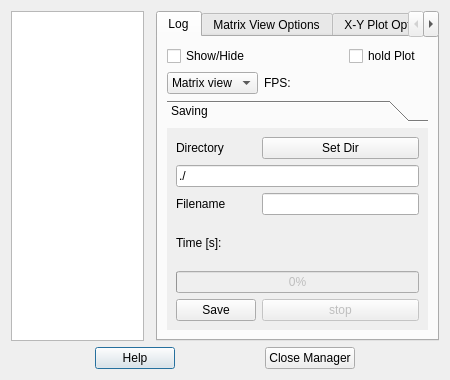
<?xml version="1.0" encoding="UTF-8"?>
<ui version="4.0">
 <class>QRL_LogsManager</class>
 <widget class="QDialog" name="QRL_LogsManager">
  <property name="geometry">
   <rect>
    <x>0</x>
    <y>0</y>
    <width>450</width>
    <height>380</height>
   </rect>
  </property>
  <property name="sizePolicy">
   <sizepolicy hsizetype="Preferred" vsizetype="Preferred">
    <horstretch>0</horstretch>
    <verstretch>0</verstretch>
   </sizepolicy>
  </property>
  <property name="minimumSize">
   <size>
    <width>450</width>
    <height>380</height>
   </size>
  </property>
  <property name="maximumSize">
   <size>
    <width>450</width>
    <height>380</height>
   </size>
  </property>
  <property name="windowTitle">
   <string>Logs Manager</string>
  </property>
  <property name="windowIcon">
   <iconset resource="qrtailab.qrc">
    <normaloff>:/icons/log_icon.xpm</normaloff>:/icons/log_icon.xpm</iconset>
  </property>
  <layout class="QGridLayout" name="gridLayout_2">
   <item row="1" column="0" colspan="3">
    <layout class="QHBoxLayout">
     <item>
      <spacer>
       <property name="orientation">
        <enum>Qt::Horizontal</enum>
       </property>
       <property name="sizeHint" stdset="0">
        <size>
         <width>40</width>
         <height>20</height>
        </size>
       </property>
      </spacer>
     </item>
     <item>
      <widget class="QPushButton" name="helpButton">
       <property name="text">
        <string>Help</string>
       </property>
      </widget>
     </item>
     <item>
      <spacer>
       <property name="orientation">
        <enum>Qt::Horizontal</enum>
       </property>
       <property name="sizeHint" stdset="0">
        <size>
         <width>16</width>
         <height>20</height>
        </size>
       </property>
      </spacer>
     </item>
     <item>
      <widget class="QPushButton" name="closeButton">
       <property name="text">
        <string>Close Manager</string>
       </property>
      </widget>
     </item>
     <item>
      <spacer>
       <property name="orientation">
        <enum>Qt::Horizontal</enum>
       </property>
       <property name="sizeHint" stdset="0">
        <size>
         <width>16</width>
         <height>20</height>
        </size>
       </property>
      </spacer>
     </item>
    </layout>
   </item>
   <item row="0" column="0">
    <widget class="QListWidget" name="logListWidget">
     <property name="sizePolicy">
      <sizepolicy hsizetype="Preferred" vsizetype="Preferred">
       <horstretch>0</horstretch>
       <verstretch>0</verstretch>
      </sizepolicy>
     </property>
     <property name="maximumSize">
      <size>
       <width>16777215</width>
       <height>16777215</height>
      </size>
     </property>
     <property name="baseSize">
      <size>
       <width>100</width>
       <height>0</height>
      </size>
     </property>
    </widget>
   </item>
   <item row="0" column="2">
    <widget class="QTabWidget" name="tabWidget">
     <property name="currentIndex">
      <number>0</number>
     </property>
     <widget class="QWidget" name="Log">
      <attribute name="title">
       <string>Log</string>
      </attribute>
      <layout class="QGridLayout" name="gridLayout">
       <item row="0" column="0">
        <widget class="QCheckBox" name="showCheckBox">
         <property name="text">
          <string>Show/Hide</string>
         </property>
        </widget>
       </item>
       <item row="0" column="2">
        <widget class="QCheckBox" name="holdCheckBox">
         <property name="toolTip">
          <string>stop plotting will reduce cpu load. Saving is still possible!</string>
         </property>
         <property name="text">
          <string>hold Plot</string>
         </property>
        </widget>
       </item>
       <item row="5" column="0" colspan="3">
        <widget class="QToolBox" name="toolBox">
         <property name="currentIndex">
          <number>0</number>
         </property>
         <widget class="QWidget" name="page_2">
          <property name="geometry">
           <rect>
            <x>0</x>
            <y>0</y>
            <width>286</width>
            <height>199</height>
           </rect>
          </property>
          <attribute name="label">
           <string>Saving</string>
          </attribute>
          <layout class="QGridLayout" name="gridLayout_3">
           <item row="1" column="0">
            <widget class="QLabel" name="label_3">
             <property name="text">
              <string>Directory</string>
             </property>
            </widget>
           </item>
           <item row="1" column="1">
            <widget class="QPushButton" name="dirPushButton">
             <property name="toolTip">
              <string>set directory for saving</string>
             </property>
             <property name="text">
              <string>Set Dir</string>
             </property>
            </widget>
           </item>
           <item row="2" column="0" colspan="2">
            <widget class="QLineEdit" name="dirLineEdit">
             <property name="toolTip">
              <string>Directory in which the file will be saved</string>
             </property>
             <property name="text">
              <string>./</string>
             </property>
            </widget>
           </item>
           <item row="3" column="0">
            <widget class="QLabel" name="label_2">
             <property name="text">
              <string>Filename</string>
             </property>
            </widget>
           </item>
           <item row="3" column="1">
            <widget class="QLineEdit" name="fileLineEdit">
             <property name="toolTip">
              <string>Filename</string>
             </property>
            </widget>
           </item>
           <item row="4" column="0">
            <widget class="QLabel" name="label">
             <property name="text">
              <string>Time [s]:</string>
             </property>
            </widget>
           </item>
           <item row="4" column="1">
            <widget class="QwtCounter" name="timeCounter">
             <property name="toolTip">
              <string>Time duration of the next saving</string>
             </property>
             <property name="numButtons">
              <number>0</number>
             </property>
             <property name="minValue">
              <double>0.000000000000000</double>
             </property>
             <property name="maxValue">
              <double>1000000.000000000000000</double>
             </property>
             <property name="value">
              <double>1.000000000000000</double>
             </property>
            </widget>
           </item>
           <item row="5" column="0" colspan="2">
            <widget class="QProgressBar" name="saveProgressBar">
             <property name="enabled">
              <bool>false</bool>
             </property>
             <property name="value">
              <number>0</number>
             </property>
             <property name="textVisible">
              <bool>true</bool>
             </property>
             <property name="format">
              <string>%p%</string>
             </property>
            </widget>
           </item>
           <item row="6" column="0">
            <widget class="QPushButton" name="savePushButton">
             <property name="toolTip">
              <string>start saving</string>
             </property>
             <property name="text">
              <string>Save</string>
             </property>
             <property name="checkable">
              <bool>true</bool>
             </property>
             <property name="autoDefault">
              <bool>false</bool>
             </property>
            </widget>
           </item>
           <item row="6" column="1">
            <widget class="QPushButton" name="stopPushButton">
             <property name="enabled">
              <bool>false</bool>
             </property>
             <property name="toolTip">
              <string>stop saving</string>
             </property>
             <property name="text">
              <string>stop</string>
             </property>
            </widget>
           </item>
          </layout>
         </widget>
        </widget>
       </item>
       <item row="3" column="0">
        <widget class="QComboBox" name="viewComboBox">
         <item>
          <property name="text">
           <string>Matrix view</string>
          </property>
         </item>
         <item>
          <property name="text">
           <string>x-y plot</string>
          </property>
         </item>
        </widget>
       </item>
       <item row="3" column="2">
        <widget class="QwtCounter" name="rrCounter">
         <property name="numButtons">
          <number>1</number>
         </property>
         <property name="basicstep" stdset="0">
          <double>0.100000000000000</double>
         </property>
         <property name="maxValue">
          <double>150.000000000000000</double>
         </property>
         <property name="value">
          <double>10.000000000000000</double>
         </property>
        </widget>
       </item>
       <item row="3" column="1">
        <widget class="QLabel" name="label_15">
         <property name="text">
          <string>FPS:</string>
         </property>
        </widget>
       </item>
      </layout>
     </widget>
     <widget class="QWidget" name="matrixView">
      <attribute name="title">
       <string>Matrix View Options</string>
      </attribute>
      <layout class="QGridLayout" name="gridLayout_4">
       <item row="1" column="0">
        <widget class="QLineEdit" name="rowDimLineEdit">
         <property name="readOnly">
          <bool>true</bool>
         </property>
        </widget>
       </item>
       <item row="1" column="2">
        <widget class="QLineEdit" name="colDimLineEdit">
         <property name="autoFillBackground">
          <bool>false</bool>
         </property>
         <property name="readOnly">
          <bool>true</bool>
         </property>
        </widget>
       </item>
       <item row="1" column="3">
        <widget class="QComboBox" name="delegateComboBox">
         <item>
          <property name="text">
           <string>Colorbar</string>
          </property>
         </item>
         <item>
          <property name="text">
           <string>Black/White</string>
          </property>
         </item>
         <item>
          <property name="text">
           <string>Pixel</string>
          </property>
         </item>
        </widget>
       </item>
       <item row="2" column="3">
        <widget class="QLabel" name="label_5">
         <property name="text">
          <string>Fullscale from:</string>
         </property>
        </widget>
       </item>
       <item row="2" column="0" rowspan="6" colspan="3">
        <widget class="QTableView" name="legendTableView"/>
       </item>
       <item row="7" column="3">
        <widget class="QSpinBox" name="pixelSizeSpinBox">
         <property name="maximum">
          <number>500</number>
         </property>
         <property name="value">
          <number>24</number>
         </property>
        </widget>
       </item>
       <item row="6" column="3">
        <widget class="QLabel" name="label_6">
         <property name="text">
          <string>Cell size (px):</string>
         </property>
        </widget>
       </item>
       <item row="1" column="1">
        <spacer name="horizontalSpacer">
         <property name="orientation">
          <enum>Qt::Horizontal</enum>
         </property>
         <property name="sizeHint" stdset="0">
          <size>
           <width>21</width>
           <height>25</height>
          </size>
         </property>
        </spacer>
       </item>
       <item row="0" column="0" colspan="3">
        <widget class="QLabel" name="label_4">
         <property name="text">
          <string>Matrix Dim (row x col):</string>
         </property>
        </widget>
       </item>
       <item row="3" column="3">
        <widget class="QwtCounter" name="minScaleCounter">
         <property name="numButtons">
          <number>0</number>
         </property>
         <property name="basicstep" stdset="0">
          <double>1.000000000000000</double>
         </property>
         <property name="minValue">
          <double>-10000000.000000000000000</double>
         </property>
         <property name="maxValue">
          <double>10000000.000000000000000</double>
         </property>
        </widget>
       </item>
       <item row="4" column="3">
        <widget class="QLabel" name="label_7">
         <property name="text">
          <string>to</string>
         </property>
        </widget>
       </item>
       <item row="5" column="3">
        <widget class="QwtCounter" name="maxScaleCounter">
         <property name="numButtons">
          <number>0</number>
         </property>
         <property name="basicstep" stdset="0">
          <double>1.000000000000000</double>
         </property>
         <property name="minValue">
          <double>-10000000.000000000000000</double>
         </property>
         <property name="maxValue">
          <double>10000000.000000000000000</double>
         </property>
         <property name="value">
          <double>1.000000000000000</double>
         </property>
        </widget>
       </item>
       <item row="0" column="3">
        <widget class="QCheckBox" name="viewNumberCheckBox">
         <property name="font">
          <font>
           <pointsize>9</pointsize>
          </font>
         </property>
         <property name="text">
          <string>View Cell Number</string>
         </property>
        </widget>
       </item>
      </layout>
     </widget>
     <widget class="QWidget" name="xyPlot">
      <attribute name="title">
       <string>X-Y Plot Options</string>
      </attribute>
      <layout class="QGridLayout" name="gridLayout_5">
       <item row="0" column="0" colspan="2">
        <layout class="QHBoxLayout" name="horizontalLayout">
         <item>
          <widget class="QLabel" name="label_9">
           <property name="text">
            <string>Hist length</string>
           </property>
          </widget>
         </item>
         <item>
          <widget class="QwtCounter" name="histLengthDistCounter">
           <property name="numButtons">
            <number>0</number>
           </property>
           <property name="basicstep" stdset="0">
            <double>1.000000000000000</double>
           </property>
           <property name="maxValue">
            <double>1000000000.000000000000000</double>
           </property>
           <property name="value">
            <double>100.000000000000000</double>
           </property>
          </widget>
         </item>
        </layout>
       </item>
       <item row="1" column="0" colspan="2">
        <layout class="QHBoxLayout" name="horizontalLayout_2">
         <item>
          <widget class="QLabel" name="label_10">
           <property name="text">
            <string>Point distance</string>
           </property>
          </widget>
         </item>
         <item>
          <widget class="QwtCounter" name="pointDistCounter">
           <property name="numButtons">
            <number>0</number>
           </property>
           <property name="basicstep" stdset="0">
            <double>1.000000000000000</double>
           </property>
           <property name="maxValue">
            <double>1000000000.000000000000000</double>
           </property>
           <property name="value">
            <double>100.000000000000000</double>
           </property>
          </widget>
         </item>
        </layout>
       </item>
       <item row="2" column="0">
        <layout class="QHBoxLayout" name="horizontalLayout_3">
         <item>
          <widget class="QLabel" name="label_11">
           <property name="text">
            <string>dx</string>
           </property>
          </widget>
         </item>
         <item>
          <widget class="QComboBox" name="dxComboBox">
           <property name="editable">
            <bool>true</bool>
           </property>
           <property name="currentIndex">
            <number>6</number>
           </property>
           <item>
            <property name="text">
             <string>0.005</string>
            </property>
           </item>
           <item>
            <property name="text">
             <string>0.01</string>
            </property>
           </item>
           <item>
            <property name="text">
             <string>0.05</string>
            </property>
           </item>
           <item>
            <property name="text">
             <string>0.1</string>
            </property>
           </item>
           <item>
            <property name="text">
             <string>0.5</string>
            </property>
           </item>
           <item>
            <property name="text">
             <string>1</string>
            </property>
           </item>
           <item>
            <property name="text">
             <string>2</string>
            </property>
           </item>
           <item>
            <property name="text">
             <string>5</string>
            </property>
           </item>
           <item>
            <property name="text">
             <string>10</string>
            </property>
           </item>
           <item>
            <property name="text">
             <string>50</string>
            </property>
           </item>
           <item>
            <property name="text">
             <string>100</string>
            </property>
           </item>
          </widget>
         </item>
        </layout>
       </item>
       <item row="2" column="1">
        <layout class="QHBoxLayout" name="horizontalLayout_4">
         <item>
          <widget class="QLabel" name="label_12">
           <property name="text">
            <string>offset x</string>
           </property>
          </widget>
         </item>
         <item>
          <widget class="QwtCounter" name="xOffsetCounter">
           <property name="numButtons">
            <number>0</number>
           </property>
           <property name="minValue">
            <double>-100000000.000000000000000</double>
           </property>
           <property name="maxValue">
            <double>100000000.000000000000000</double>
           </property>
          </widget>
         </item>
        </layout>
       </item>
       <item row="3" column="0">
        <layout class="QHBoxLayout" name="horizontalLayout_5">
         <item>
          <widget class="QLabel" name="label_13">
           <property name="text">
            <string>dy</string>
           </property>
          </widget>
         </item>
         <item>
          <widget class="QComboBox" name="dyComboBox">
           <property name="editable">
            <bool>true</bool>
           </property>
           <property name="currentIndex">
            <number>6</number>
           </property>
           <item>
            <property name="text">
             <string>0.005</string>
            </property>
           </item>
           <item>
            <property name="text">
             <string>0.01</string>
            </property>
           </item>
           <item>
            <property name="text">
             <string>0.05</string>
            </property>
           </item>
           <item>
            <property name="text">
             <string>0.1</string>
            </property>
           </item>
           <item>
            <property name="text">
             <string>0.5</string>
            </property>
           </item>
           <item>
            <property name="text">
             <string>1</string>
            </property>
           </item>
           <item>
            <property name="text">
             <string>2</string>
            </property>
           </item>
           <item>
            <property name="text">
             <string>5</string>
            </property>
           </item>
           <item>
            <property name="text">
             <string>10</string>
            </property>
           </item>
           <item>
            <property name="text">
             <string>50</string>
            </property>
           </item>
           <item>
            <property name="text">
             <string>100</string>
            </property>
           </item>
          </widget>
         </item>
        </layout>
       </item>
       <item row="3" column="1">
        <layout class="QHBoxLayout" name="horizontalLayout_6">
         <item>
          <widget class="QLabel" name="label_14">
           <property name="text">
            <string>offset y</string>
           </property>
          </widget>
         </item>
         <item>
          <widget class="QwtCounter" name="yOffsetCounter">
           <property name="numButtons">
            <number>0</number>
           </property>
           <property name="minValue">
            <double>-100000000.000000000000000</double>
           </property>
           <property name="maxValue">
            <double>100000000.000000000000000</double>
           </property>
          </widget>
         </item>
        </layout>
       </item>
      </layout>
     </widget>
    </widget>
   </item>
  </layout>
 </widget>
 <customwidgets>
  <customwidget>
   <class>QwtCounter</class>
   <extends>QWidget</extends>
   <header>qwt_counter.h</header>
  </customwidget>
 </customwidgets>
 <resources>
  <include location="qrtailab.qrc"/>
 </resources>
 <connections>
  <connection>
   <sender>closeButton</sender>
   <signal>clicked()</signal>
   <receiver>QRL_LogsManager</receiver>
   <slot>hide()</slot>
   <hints>
    <hint type="sourcelabel">
     <x>304</x>
     <y>339</y>
    </hint>
    <hint type="destinationlabel">
     <x>394</x>
     <y>334</y>
    </hint>
   </hints>
  </connection>
 </connections>
</ui>
